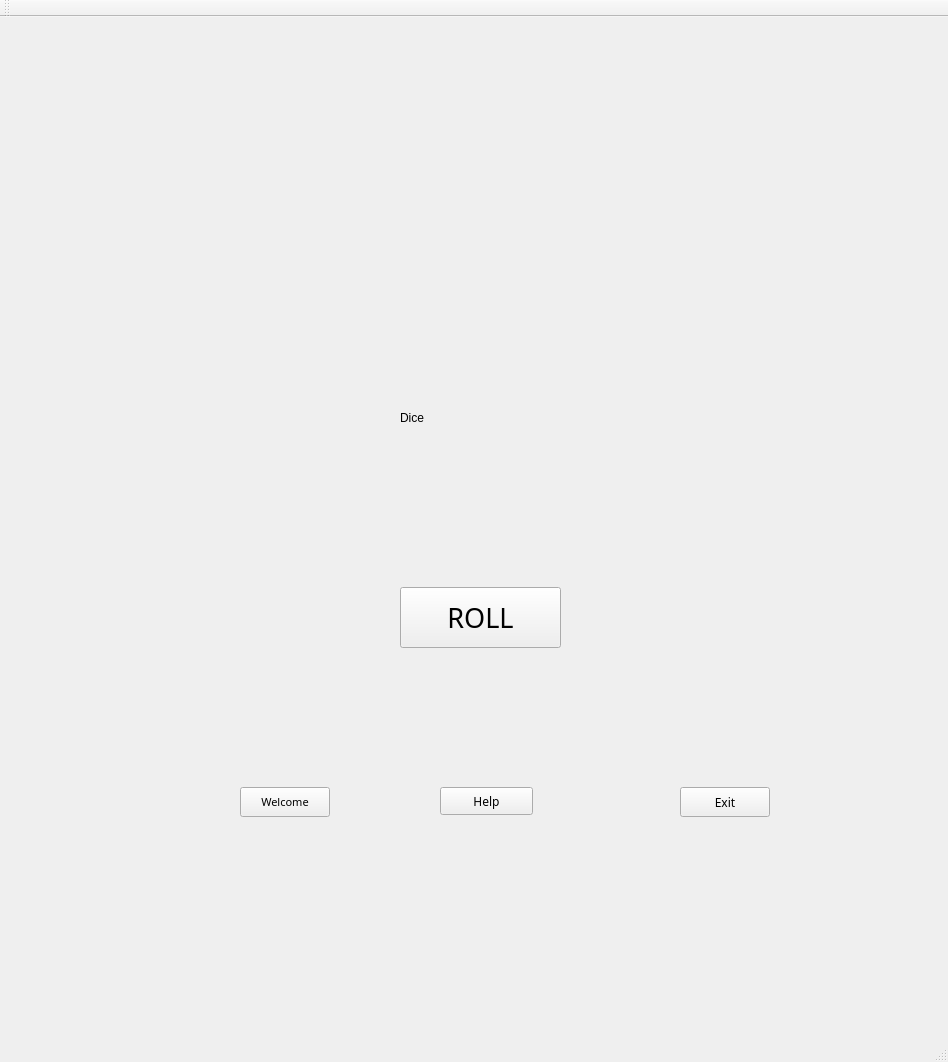
<?xml version="1.0" encoding="UTF-8"?>
<ui version="4.0">
 <class>MainWindow</class>
 <widget class="QMainWindow" name="MainWindow">
  <property name="geometry">
   <rect>
    <x>0</x>
    <y>0</y>
    <width>948</width>
    <height>1062</height>
   </rect>
  </property>
  <property name="windowTitle">
   <string>MainWindow</string>
  </property>
  <property name="autoFillBackground">
   <bool>false</bool>
  </property>
  <property name="styleSheet">
   <string notr="true"/>
  </property>
  <widget class="QWidget" name="centralWidget">
   <widget class="QPushButton" name="pushButton">
    <property name="geometry">
     <rect>
      <x>240</x>
      <y>770</y>
      <width>90</width>
      <height>30</height>
     </rect>
    </property>
    <property name="font">
     <font>
      <family>AniTypewriter</family>
      <pointsize>8</pointsize>
     </font>
    </property>
    <property name="text">
     <string>Welcome</string>
    </property>
   </widget>
   <widget class="QLabel" name="label_2">
    <property name="geometry">
     <rect>
      <x>160</x>
      <y>180</y>
      <width>630</width>
      <height>630</height>
     </rect>
    </property>
    <property name="styleSheet">
     <string notr="true">background: url(&quot;D:/QT PROJECTS/Drinkopoly/Table/background.jpg&quot;)</string>
    </property>
    <property name="text">
     <string/>
    </property>
   </widget>
   <widget class="QLabel" name="label_3">
    <property name="geometry">
     <rect>
      <x>400</x>
      <y>320</y>
      <width>161</width>
      <height>161</height>
     </rect>
    </property>
    <property name="styleSheet">
     <string notr="true"/>
    </property>
    <property name="text">
     <string>Dice</string>
    </property>
   </widget>
   <widget class="QLabel" name="label_4">
    <property name="geometry">
     <rect>
      <x>0</x>
      <y>830</y>
      <width>951</width>
      <height>161</height>
     </rect>
    </property>
    <property name="styleSheet">
     <string notr="true">background: url(&quot;D:/QT PROJECTS/Drinkopoly/Table/Tiles.png&quot;)</string>
    </property>
    <property name="text">
     <string/>
    </property>
   </widget>
   <widget class="QLabel" name="label_5">
    <property name="geometry">
     <rect>
      <x>0</x>
      <y>20</y>
      <width>141</width>
      <height>811</height>
     </rect>
    </property>
    <property name="styleSheet">
     <string notr="true">background: url(&quot;D:/QT PROJECTS/Drinkopoly/Table/TilesLEFT.png&quot;)</string>
    </property>
    <property name="text">
     <string/>
    </property>
   </widget>
   <widget class="QLabel" name="label_6">
    <property name="geometry">
     <rect>
      <x>0</x>
      <y>0</y>
      <width>950</width>
      <height>171</height>
     </rect>
    </property>
    <property name="styleSheet">
     <string notr="true">background: url(&quot;D:/QT PROJECTS/Drinkopoly/Table/Top.jpg&quot;)</string>
    </property>
    <property name="text">
     <string/>
    </property>
   </widget>
   <widget class="QLabel" name="label_7">
    <property name="enabled">
     <bool>true</bool>
    </property>
    <property name="geometry">
     <rect>
      <x>810</x>
      <y>160</y>
      <width>141</width>
      <height>681</height>
     </rect>
    </property>
    <property name="styleSheet">
     <string notr="true">background: url(&quot;D:/QT PROJECTS/Drinkopoly/Table/TilesRIGHT.png&quot;)</string>
    </property>
    <property name="text">
     <string/>
    </property>
   </widget>
   <widget class="QPushButton" name="pushButton_2">
    <property name="geometry">
     <rect>
      <x>680</x>
      <y>770</y>
      <width>90</width>
      <height>30</height>
     </rect>
    </property>
    <property name="font">
     <font>
      <family>AniTypewriter</family>
     </font>
    </property>
    <property name="text">
     <string>Exit</string>
    </property>
   </widget>
   <widget class="QPushButton" name="pushButton_4">
    <property name="geometry">
     <rect>
      <x>400</x>
      <y>570</y>
      <width>161</width>
      <height>61</height>
     </rect>
    </property>
    <property name="font">
     <font>
      <family>AniTypewriter</family>
      <pointsize>20</pointsize>
     </font>
    </property>
    <property name="text">
     <string>ROLL</string>
    </property>
   </widget>
   <widget class="QPushButton" name="pushButton_5">
    <property name="geometry">
     <rect>
      <x>440</x>
      <y>770</y>
      <width>93</width>
      <height>28</height>
     </rect>
    </property>
    <property name="font">
     <font>
      <family>AniTypewriter</family>
     </font>
    </property>
    <property name="text">
     <string>Help</string>
    </property>
   </widget>
   <widget class="QLabel" name="label">
    <property name="geometry">
     <rect>
      <x>80</x>
      <y>140</y>
      <width>771</width>
      <height>721</height>
     </rect>
    </property>
    <property name="styleSheet">
     <string notr="true">background: url(&quot;D:/QT PROJECTS/Drinkopoly/Table/border.jpg&quot;)</string>
    </property>
    <property name="text">
     <string/>
    </property>
   </widget>
   <widget class="QLabel" name="label_8">
    <property name="geometry">
     <rect>
      <x>40</x>
      <y>890</y>
      <width>51</width>
      <height>61</height>
     </rect>
    </property>
    <property name="styleSheet">
     <string notr="true">background: url(&quot;D:/QT PROJECTS/Drinkopoly/Piece/Piece_1.png&quot;)</string>
    </property>
    <property name="text">
     <string/>
    </property>
   </widget>
   <zorder>label</zorder>
   <zorder>label_2</zorder>
   <zorder>label_5</zorder>
   <zorder>label_6</zorder>
   <zorder>label_7</zorder>
   <zorder>pushButton</zorder>
   <zorder>label_3</zorder>
   <zorder>pushButton_2</zorder>
   <zorder>pushButton_4</zorder>
   <zorder>pushButton_5</zorder>
   <zorder>label_4</zorder>
   <zorder>label_8</zorder>
  </widget>
  <widget class="QMenuBar" name="menuBar">
   <property name="geometry">
    <rect>
     <x>0</x>
     <y>0</y>
     <width>948</width>
     <height>26</height>
    </rect>
   </property>
  </widget>
  <widget class="QToolBar" name="mainToolBar">
   <attribute name="toolBarArea">
    <enum>TopToolBarArea</enum>
   </attribute>
   <attribute name="toolBarBreak">
    <bool>false</bool>
   </attribute>
  </widget>
  <widget class="QStatusBar" name="statusBar"/>
 </widget>
 <layoutdefault spacing="6" margin="11"/>
 <resources/>
 <connections/>
</ui>
